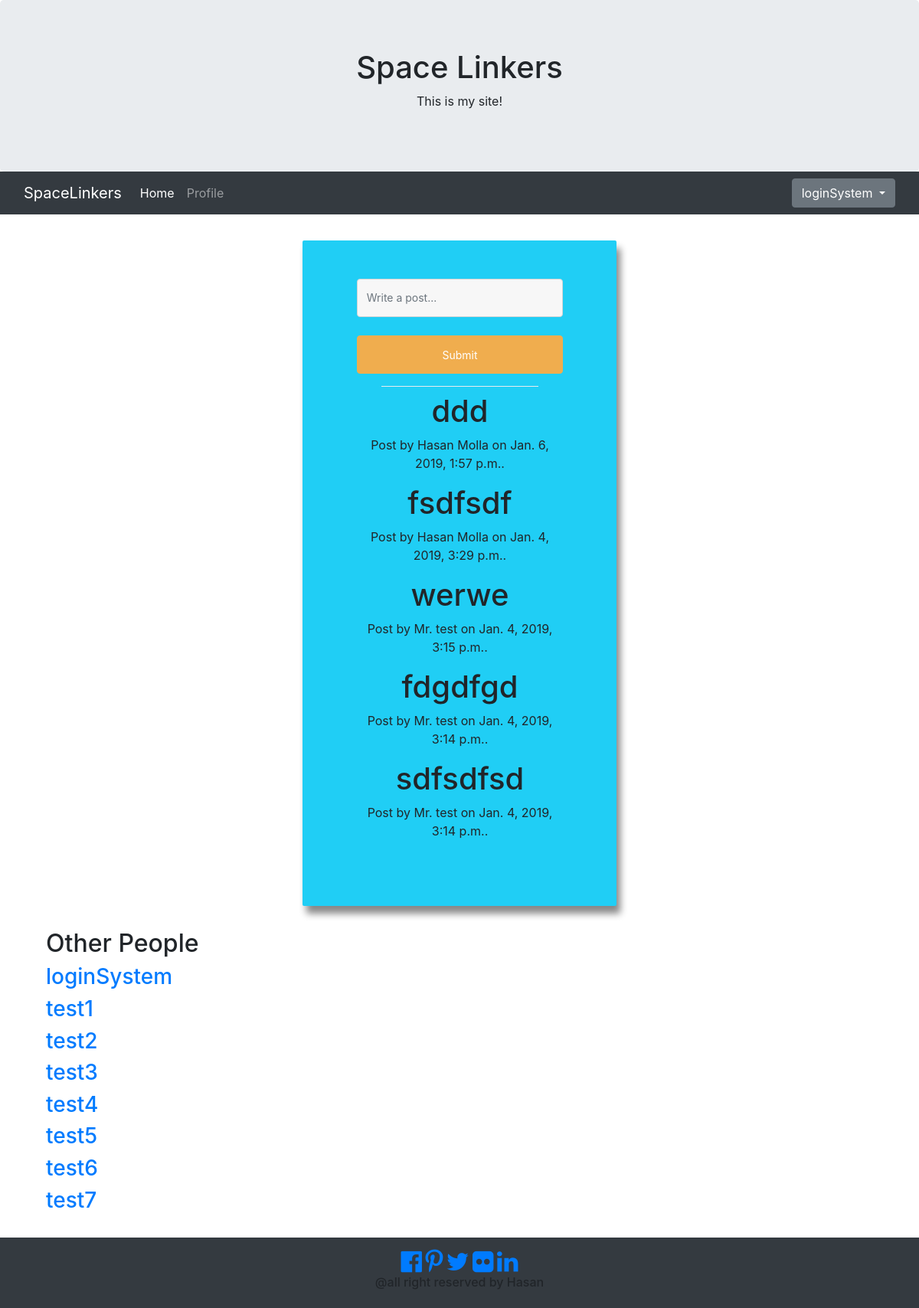
The app's page /home/ (signed in) with its own data.
### home/models.py (models this page shows)
class Post(models.Model):
    post = models.CharField(max_length = 100)
    user = models.ForeignKey(User, on_delete = models.CASCADE)
    created = models.DateTimeField(auto_now_add = True)
    updated = models.DateTimeField(auto_now = True)

### home/views.py (the view, shortened to what this page needs)
# urls.py: path('', HomeView.as_view(), name = 'home'),
class HomeView(TemplateView):
    template_name = 'home/home.html'
    def get(self, request):
        form = HomeForm()
        posts = Post.objects.all().order_by('-created')[:5]
        users = User.objects.all()
        args = {'form': form, 'posts': posts, 'users': users}
        return render(request, self.template_name, args)

### home/forms.py
class HomeForm(forms.ModelForm):
    post = forms.CharField(widget = forms.TextInput(
        attrs = {
            'class': 'form-control',
            'placeholder': 'Write a post...'
        }
    ))
    class Meta:
        model = Post
        fields = ('post',)

### home/templates/home/home.html (shortened to what this page needs)
{% extends 'base.html' %}
{% block body %}
<div class="container">
    <div class="row">
    <div class="col-md-12">
        <div class="login-form">
        <div class="main-div">
        <div class="dropdown">
            <form method="post" >
                {{ form.post }}
                <br>
                <button type="submit" class="btn btn-primary">Submit</button>
            </form>
            <div class="dropdown-divider"></div>
            {% for post in posts %}
                <h1>{{ post.post }}</h1>
                <p>Post by {{post.user.get_full_name}} on {{post.created}}.</p>
            {% endfor %}
        </div>
        </div>
        </div>
    </div>
    <div class="col-md-4">
        <h2>Other People</h2>
        {% for user in users %}
            <a href="#">
                <h3>{{ user.username }}</h3>
            </a>
        {% endfor %}
    </div>
    </div>
</div>
{% endblock %}

### accounts/templates/base.html (shortened to what this page needs)
<!DOCTYPE html>
<html lang="en">
    <head>
        <link href="https://maxcdn.bootstrapcdn.com/font-awesome/4.6.3/css/font-awesome.min.css"
            rel="stylesheet"
>
        <link rel="stylesheet" href="https://stackpath.bootstrapcdn.com/bootstrap/4.2.1/css/bootstrap.min.css"
>
        {% load static %}
        <link rel="stylesheet" href="{% static 'accounts/style.css'%}">
    </head>
    <body>
        <div class="jumbotron">
            <h1>Space Linkers</h1>
            <p>This is my site!</p>
        </div>
        <nav class="navbar navbar-expand-lg navbar-dark bg-dark sticky-top">
            <div class="container-fluid">
                <a class="navbar-brand" href="#">SpaceLinkers</a>
                <div class="collapse navbar-collapse" id="navbarNavDropdown">
                    {% if user.is_authenticated %}
                    <ul class="navbar-nav mr-auto">
                        <li class="nav-item active">
                            <a class="nav-link" href="{% url 'home:home' %}">Home </a>
                        </li>
                        <li class="nav-item">
                            <a class="nav-link" href="{% url 'accounts:view_profile' %}">Profile </a>
                        </li>
                    </ul>
                    <ul class="navbar-nav navbar-right">
                        <div class="btn-group">
                            <button type="button" class="btn btn-secondary dropdown-toggle" data-toggle="dropdown" aria-haspopup="true" aria-expanded="false">
                                {{user}}
                            </button>
                        </div>
                    </ul>
                    {% endif %}
                </div>
            </div>
        </nav>
        <div class="container">
            <br>
            {% block body %}
            {% endblock %}
            <br>
        </div>
        <footer class="footer p-t-1" >
                <a href="#"><i class="fa fa-facebook-official fa-2x"></i></a>
                <a href="#"><i class="fa fa-pinterest-p fa-2x"></i></a>
                <a href="#"><i class="fa fa-twitter fa-2x"></i></a>
                <a href="#"><i class="fa fa-flickr fa-2x"></i></a>
                <a href="#"><i class="fa fa-linkedin fa-2x"></i></a>
                <p class="h6">
                    @all right reserved by Hasan
                </p>
        </footer>
    </body>
</html>

### accounts/static/accounts/style.css (style rules this page uses)
body { background-color: white; }
.container { min-height:300px; position:relative; }
.jumbotron { margin-bottom:0; text-align: center; }
.login-form .form-control { background: #f7f7f7 none repeat scroll 0 0; border: 1px solid #d4d4d4; border-radius: 4px; font-size: 14px; height: 50px; line-height: 50px; }
.main-div { background: #20CEF5 none repeat scroll 0 0; border-radius: 2px; margin: 10px auto 30px; max-width: 38%; padding: 50px 70px 70px 71px; box-shadow: 5px 10px 10px #888888; }
.dropdown-divider { width: 76%; margin: 1rem 0 .5rem 2rem }
.login-form { text-align:center; }
.login-form .btn.btn-primary { background: #f0ad4e none repeat scroll 0 0; border-color: #f0ad4e; color: #ffffff; font-size: 14px; width: 100%; height: 50px; line-height: 50px; padding: 0; }
footer { right: 0; bottom: 0; left: 0; padding: 1rem; background-color: #343A40; text-align: center; }

### records on screen
Post: post "ddd", user.get_full_name "Hasan Molla", created "Jan. 6, 2019, 1:57 p.m."
Post: post "fsdfsdf", user.get_full_name "Hasan Molla", created "Jan. 4, 2019, 3:29 p.m."
Post: post "werwe", user.get_full_name "Mr. test", created "Jan. 4, 2019, 3:15 p.m."
Post: post "fdgdfgd", user.get_full_name "Mr. test", created "Jan. 4, 2019, 3:14 p.m."
Post: post "sdfsdfsd", user.get_full_name "Mr. test", created "Jan. 4, 2019, 3:14 p.m."

### other values on screen
{{ user }} "loginSystem"
{{ user.username }} "loginSystem"
{{ user.username }} "test1"
{{ user.username }} "test2"
{{ user.username }} "test3"
{{ user.username }} "test4"
{{ user.username }} "test5"
{{ user.username }} "test6"
{{ user.username }} "test7"
